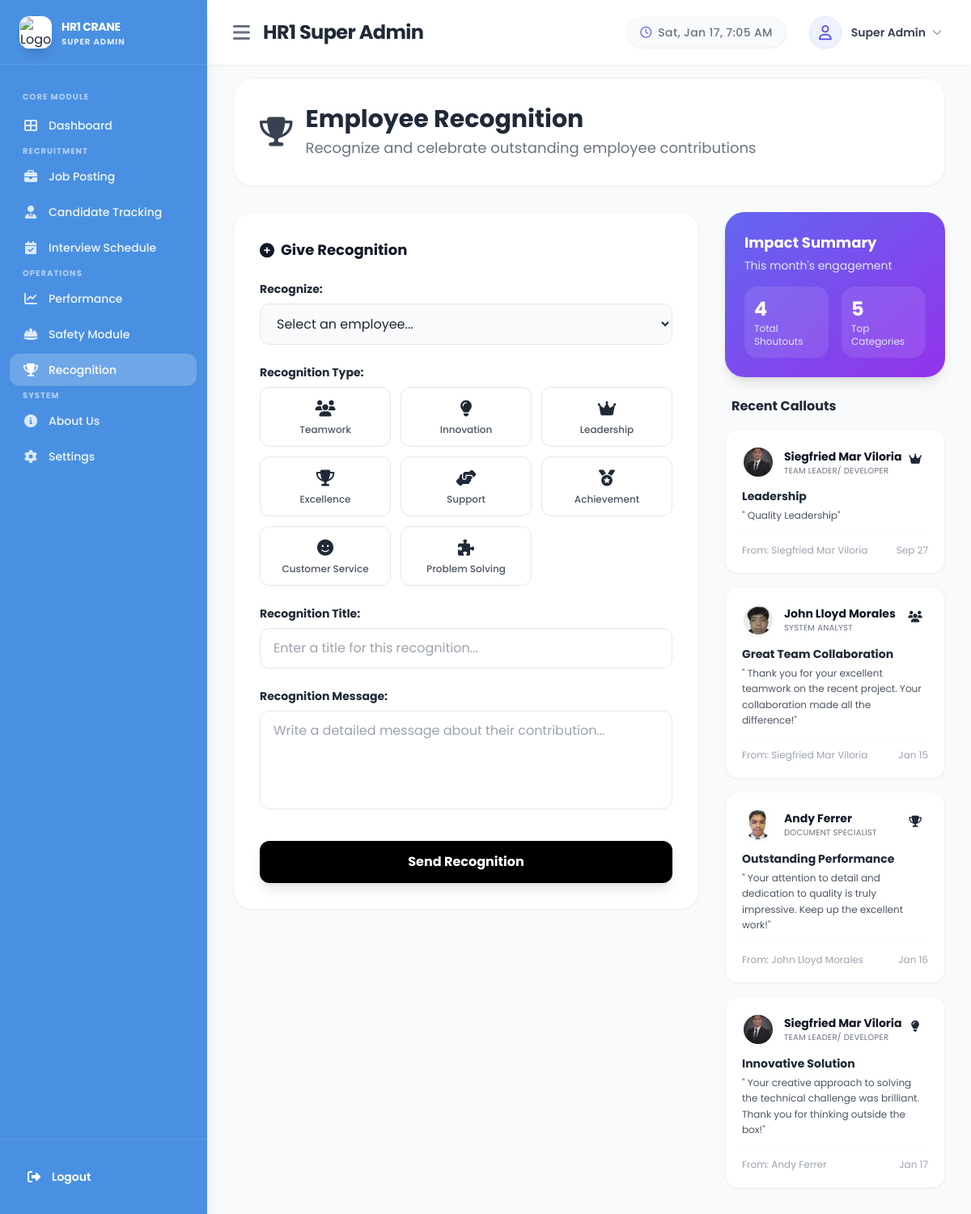
Screenshot of /Super-admin/Modules/recognition.php with the database file from the repository.
### tables this page shows
CREATE TABLE `recognition_categories` (
  `id` int(11) NOT NULL,
  `name` varchar(100) NOT NULL,
  `description` text DEFAULT NULL,
  `icon` varchar(50) DEFAULT 'fas fa-star',
  `color` varchar(20) DEFAULT '#d37a15',
  `is_active` tinyint(1) DEFAULT 1,
  `created_at` timestamp NULL DEFAULT current_timestamp()
);

CREATE TABLE `recognitions` (
  `id` int(11) NOT NULL,
  `from_employee_id` int(11) NOT NULL,
  `to_employee_id` int(11) NOT NULL,
  `category_id` int(11) NOT NULL,
  `title` varchar(255) NOT NULL,
  `message` text NOT NULL,
  `recognition_date` timestamp NULL DEFAULT current_timestamp(),
  `is_public` tinyint(1) DEFAULT 1,
  `created_at` timestamp NULL DEFAULT current_timestamp(),
  `updated_at` timestamp NULL DEFAULT current_timestamp() ON UPDATE current_timestamp()
);

CREATE TABLE `employees` (
  `id` int(11) NOT NULL,
  `name` varchar(255) NOT NULL,
  `position` varchar(255) NOT NULL,
  `photo_path` varchar(255) DEFAULT 'mark.jpg',
  `status` enum('active','inactive') DEFAULT 'active',
  `created_at` timestamp NULL DEFAULT current_timestamp()
);

### Super-admin/Modules/recognition.php (the view, shortened to what this page needs)
<?php
include(__DIR__ . '/../../Database/Connections.php');
$categories = $conn->query("SELECT * FROM recognition_categories")->fetchAll(PDO::FETCH_ASSOC);
$sqlRecog = "SELECT r.*,
            e_to.name as to_name, e_to.photo_path as to_photo, e_to.position as to_pos,
            e_from.name as from_name, e_from.photo_path as from_photo,
            c.name as category_name, c.icon as cat_icon, c.color as cat_color
            FROM recognitions r
            JOIN employees e_to ON r.to_employee_id = e_to.id
            LEFT JOIN employees e_from ON r.from_employee_id = e_from.id
            JOIN recognition_categories c ON r.category_id = c.id
            ORDER BY r.created_at DESC LIMIT 10";
$recognitions = $conn->query($sqlRecog)->fetchAll(PDO::FETCH_ASSOC);
?>
<!DOCTYPE html>
<html lang="en">
<head>
    <script src="https://cdn.tailwindcss.com"></script>
    <link rel="stylesheet" href="https://cdnjs.cloudflare.com/ajax/libs/font-awesome/6.2.1/css/all.min.css" />
</head>
<body class="bg-gray-50 text-gray-800">
    <?php
    include '../Components/sidebar.php';
    include '../Components/header.php';
    ?>
    <div class="main-content min-h-screen pt-24 pb-8 px-4 sm:px-8 ml-64 transition-all duration-300">
        <div class="bg-white rounded-3xl shadow-sm border border-gray-100 p-8 mb-8">
            <div class="flex items-center gap-4">
                <i class="fas fa-trophy text-4xl text-gray-700"></i>
                <div>
                    <h1 class="text-3xl font-bold text-gray-800">Employee Recognition</h1>
                    <p class="text-gray-500 mt-1 text-lg">Recognize and celebrate outstanding employee contributions</p>
                </div>
            </div>
        </div>
        <div class="grid grid-cols-1 lg:grid-cols-3 gap-8">
            <div class="lg:col-span-2">
                <div class="bg-white rounded-3xl shadow-sm border border-gray-100 p-8">
                    <h2 class="text-lg font-bold text-gray-900 mb-6 flex items-center gap-2">
                        <i class="fas fa-plus-circle"></i> Give Recognition
                    </h2>
                    <form method="POST" class="space-y-6">
                        <div>
                            <label class="block text-sm font-bold text-gray-800 mb-2">Recognize:</label>
                            <select name="to_employee_id" required
                                class="w-full px-4 py-3 border border-gray-200 rounded-xl focus:ring-2 focus:ring-indigo-500 outline-none bg-gray-50">
                                <option value="" disabled selected>Select an employee...</option>
                            </select>
                        </div>
                        <div>
                            <label class="block text-sm font-bold text-gray-800 mb-2">Recognition Type:</label>
                            <div class="grid grid-cols-2 md:grid-cols-3 gap-3">
                                <?php foreach ($categories as $cat): ?>
                                    <label class="cursor-pointer relative">
                                        <div
                                            class="p-3 rounded-xl border border-gray-200 bg-white hover:bg-gray-50 peer-checked:border-<?= $cat['color'] ?>-500 peer-checked:bg-<?= $cat['color'] ?>-50 transition-all text-center h-full flex flex-col items-center justify-center gap-1 group">
                                            <i
                                                class="fas <?= $cat['icon'] ?> text-<?= $cat['color'] ?>-500 text-xl group-hover:scale-110 transition-transform"></i>
                                            <span class="text-xs font-medium text-gray-600">
                                                <?= $cat['name'] ?>
                                            </span>
                                        </div>
                                    </label>
                                <?php endforeach; ?>
                            </div>
                        </div>
                        <div>
                            <label class="block text-sm font-bold text-gray-800 mb-2">Recognition Title:</label>
                            <input type="text" name="title" required
                                class="w-full px-4 py-3 border border-gray-200 rounded-xl focus:ring-2 focus:ring-indigo-500 outline-none"
                                placeholder="Enter a title for this recognition...">
                        </div>
                        <div>
                            <label class="block text-sm font-bold text-gray-800 mb-2">Recognition Message:</label>
                            <textarea name="message" rows="4" required
                                class="w-full px-4 py-3 border border-gray-200 rounded-xl focus:ring-2 focus:ring-indigo-500 outline-none resize-none"
                                placeholder="Write a detailed message about their contribution..."></textarea>
                        </div>
                        <div class="pt-2">
                            <button type="submit"
                                class="w-full py-3.5 bg-black text-white font-bold rounded-xl hover:bg-gray-800 transition-all shadow-lg active:scale-[0.99]">
                                Send Recognition
                            </button>
                        </div>
                    </form>
                </div>
            </div>
            <div class="space-y-6">
                <div class="bg-gradient-to-br from-indigo-500 to-purple-600 rounded-3xl p-6 text-white shadow-lg">
                    <h3 class="font-bold text-lg mb-1">Impact Summary</h3>
                    <p class="text-indigo-100 text-sm mb-4">This month's engagement</p>
                    <div class="grid grid-cols-2 gap-4">
                        <div class="bg-white/10 rounded-2xl p-3 backdrop-blur-sm">
                            <div class="text-2xl font-bold">
                                <?= count($recognitions) ?>
                            </div>
                            <div class="text-xs text-indigo-100">Total Shoutouts</div>
                        </div>
                        <div class="bg-white/10 rounded-2xl p-3 backdrop-blur-sm">
                            <div class="text-2xl font-bold">5</div>
                            <div class="text-xs text-indigo-100">Top Categories</div>
                        </div>
                    </div>
                </div>
                <div>
                    <h3 class="font-bold text-gray-800 mb-4 px-2">Recent Callouts</h3>
                    <div class="space-y-4">
                        <?php if (count($recognitions) > 0): ?>
                            <?php foreach ($recognitions as $rec): ?>
                                <div class="bg-white p-5 rounded-2xl shadow-sm border border-gray-100">
                                    <div class="flex items-start justify-between mb-3">
                                        <div class="flex items-center gap-3">
                                            <img src="../../<?= $rec['to_photo'] ?>"
                                                class="w-10 h-10 rounded-full object-cover border-2 border-white shadow-sm">
                                            <div>
                                                <p class="text-sm font-bold text-gray-900">
                                                    <?= $rec['to_name'] ?>
                                                </p>
                                                <p class="text-[10px] text-gray-500 uppercase tracking-wide">
                                                    <?= $rec['to_pos'] ?>
                                                </p>
                                            </div>
                                        </div>
                                        <div
                                            class="w-8 h-8 rounded-full bg-<?= $rec['cat_color'] ?>-50 flex items-center justify-center text-<?= $rec['cat_color'] ?>-600">
                                            <i class="fas <?= $rec['cat_icon'] ?> text-sm"></i>
                                        </div>
                                    </div>
                                    <h4 class="font-bold text-gray-800 text-sm mb-1">
                                        <?= $rec['title'] ?>
                                    </h4>
                                    <p class="text-xs text-gray-600 leading-relaxed mb-3">"
                                        <?= $rec['message'] ?>"
                                    </p>
                                    <div
                                        class="flex items-center justify-between pt-3 border-t border-gray-50 text-xs text-gray-400">
                                        <span>From:
                                            <?= $rec['from_name'] ?: 'System Admin' ?>
                                        </span>
                                        <span>
                                            <?= date('M d', strtotime($rec['recognition_date'])) ?>
                                        </span>
                                    </div>
                                </div>
                            <?php endforeach; ?>
                        <?php endif; ?>
                    </div>
                </div>
            </div>
        </div>
    </div>
</body>
</html>

### rows the page displays
recognition_categories: name "Teamwork"
recognition_categories: name "Innovation"
recognition_categories: name "Leadership"
recognition_categories: name "Excellence"
recognition_categories: name "Support"
recognition_categories: name "Achievement"
recognition_categories: name "Customer Service"
recognition_categories: name "Problem Solving"
recognitions: employees.photo_path (picture), employees.name "Siegfried Mar Viloria", employees.position "TEAM LEADER/ DEVELOPER", title "Leadership", message "Quality Leadership", recognition_date "Sep 27"
recognitions: employees.photo_path (picture), employees.name "John Lloyd Morales", employees.position "SYSTEM ANALYST", title "Great Team Collaboration", message "Thank you for your excellent teamwork on the recent project. Your collaboration made all the difference!", employees.name "Siegfried Mar Viloria", recognition_date "Jan 15"
recognitions: employees.photo_path (picture), employees.name "Andy Ferrer", employees.position "DOCUMENT SPECIALIST", title "Outstanding Performance", message "Your attention to detail and dedication to quality is truly impressive. Keep up the excellent work!", employees.name "John Lloyd Morales", recognition_date "Jan 16"
recognitions: employees.photo_path (picture), employees.name "Siegfried Mar Viloria", employees.position "TEAM LEADER/ DEVELOPER", title "Innovative Solution", message "Your creative approach to solving the technical challenge was brilliant. Thank you for thinking outside the box!", employees.name "Andy Ferrer", recognition_date "Jan 17"

### other values shown
$displayName === 'System User' ? 'Super Admin' : $displayName "Super Admin"
count($recognitions) "4"
